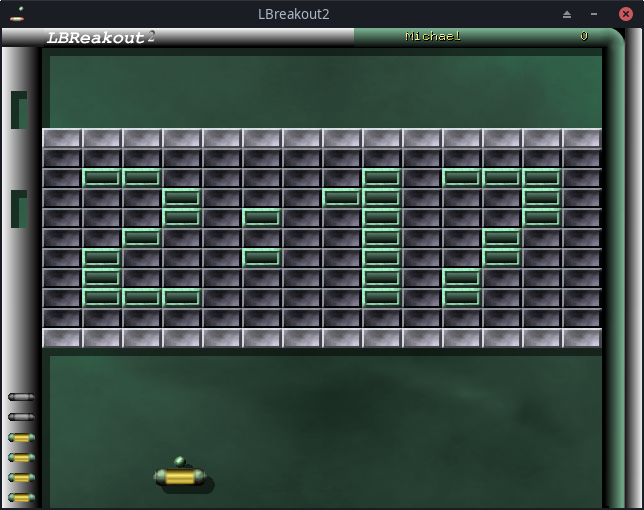
#> input picture BreakoutBot/spielfeld.jpg, 644 x 510 px; the run also reads 1 picture not shown here
$ python templ1.py
#> lines starting #> are read from the running program, lines starting #| are printed output that depends on the picture
import cv2
import numpy as np

img = cv2.imread("spielfeld.jpg")
#> img is the input picture: shape (510, 644, 3); mean B, G, R 72.4, 77.5, 62.9
grey_img = cv2.cvtColor(img, cv2.COLOR_BGR2GRAY)
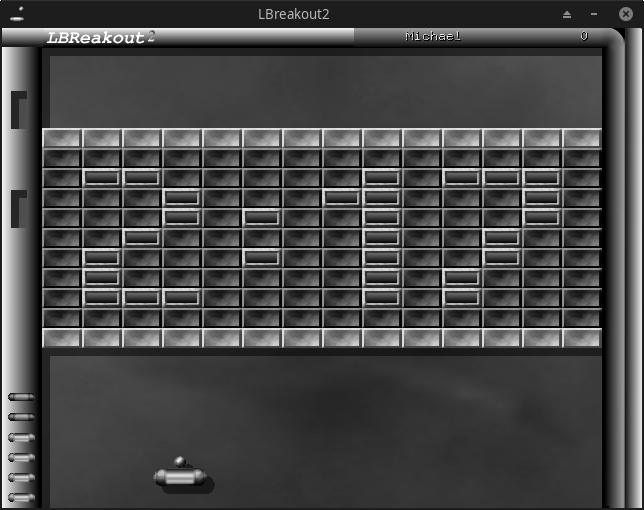
#> grey_img: shape (510, 644); min 0, max 255, mean 72.5
print(grey_img)
#> (printed output is left out)

template = cv2.imread('ball.jpg')
#> (the run stopped early here; a loop or call above may not have finished)
